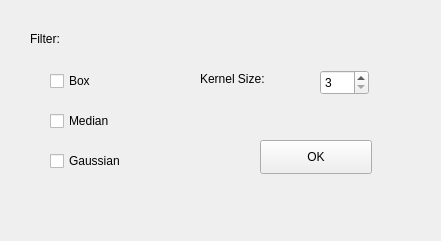
    <widget class="QWidget" name="filterWidget" native="true">
     <property name="geometry">
      <rect>
       <x>10</x>
       <y>10</y>
       <width>441</width>
       <height>241</height>
      </rect>
     </property>
     <widget class="QLabel" name="label_34">
      <property name="geometry">
       <rect>
        <x>30</x>
        <y>30</y>
        <width>81</width>
        <height>18</height>
       </rect>
      </property>
      <property name="text">
       <string>Filter:</string>
      </property>
     </widget>
     <widget class="QCheckBox" name="inputFilterChoiceBox">
      <property name="geometry">
       <rect>
        <x>50</x>
        <y>70</y>
        <width>105</width>
        <height>22</height>
       </rect>
      </property>
      <property name="text">
       <string>Box</string>
      </property>
     </widget>
     <widget class="QCheckBox" name="inputFilterChoiceMedian">
      <property name="geometry">
       <rect>
        <x>50</x>
        <y>110</y>
        <width>105</width>
        <height>22</height>
       </rect>
      </property>
      <property name="text">
       <string>Median</string>
      </property>
     </widget>
     <widget class="QCheckBox" name="inputFilterChoiceGaussian">
      <property name="geometry">
       <rect>
        <x>50</x>
        <y>150</y>
        <width>105</width>
        <height>22</height>
       </rect>
      </property>
      <property name="text">
       <string>Gaussian</string>
      </property>
     </widget>
     <widget class="QLabel" name="label_35">
      <property name="geometry">
       <rect>
        <x>200</x>
        <y>70</y>
        <width>111</width>
        <height>18</height>
       </rect>
      </property>
      <property name="text">
       <string>Kernel Size:</string>
      </property>
     </widget>
     <widget class="QSpinBox" name="inputKernelSize">
      <property name="geometry">
       <rect>
        <x>320</x>
        <y>70</y>
        <width>49</width>
        <height>25</height>
       </rect>
      </property>
      <property name="minimum">
       <number>3</number>
      </property>
      <property name="maximum">
       <number>25</number>
      </property>
      <property name="singleStep">
       <number>2</number>
      </property>
     </widget>
     <widget class="QPushButton" name="filterOkBtn">
      <property name="geometry">
       <rect>
        <x>260</x>
        <y>140</y>
        <width>112</width>
        <height>34</height>
       </rect>
      </property>
      <property name="text">
       <string>OK</string>
      </property>
     </widget>
    </widget>
